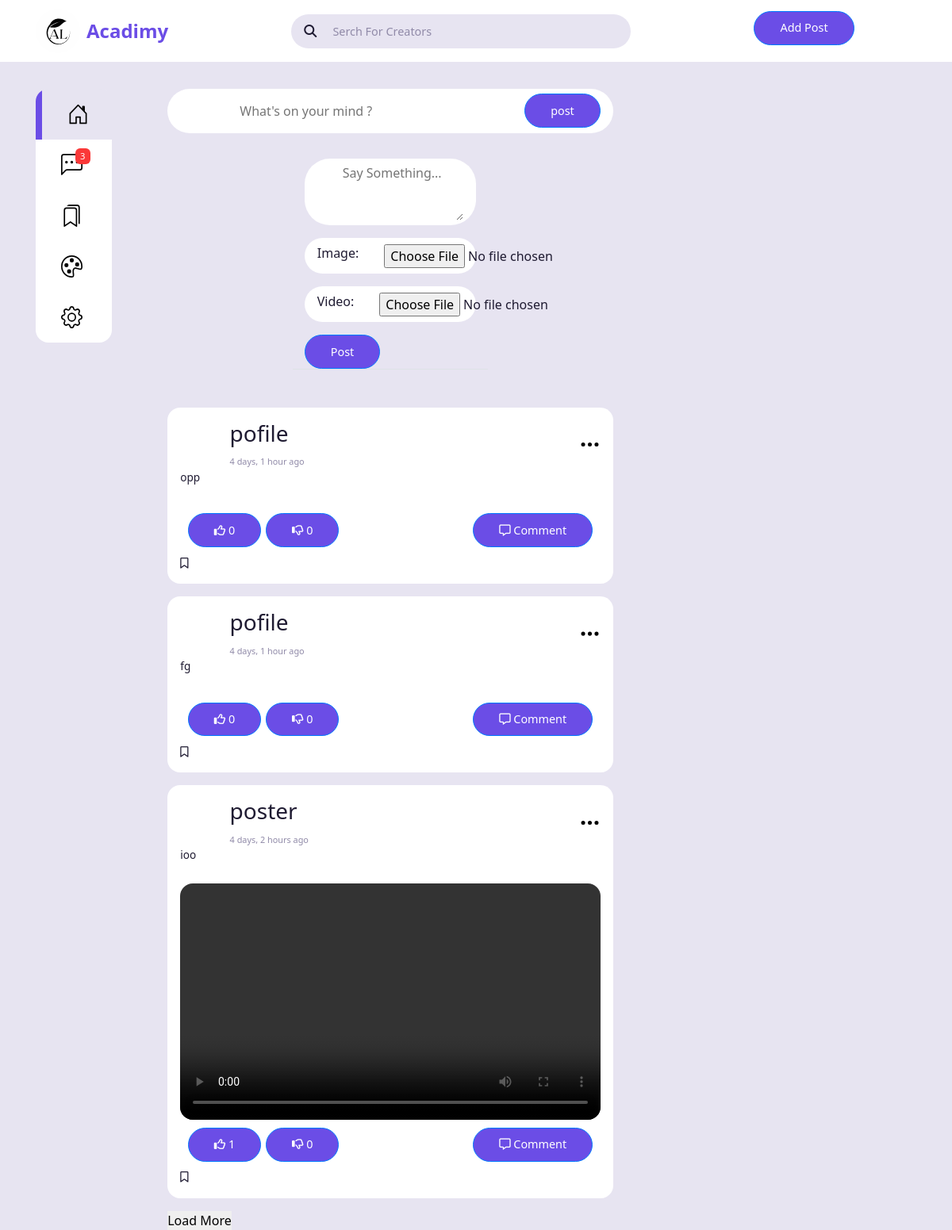
The page / (signed in) on the database its author committed.
### socialmedia/models.py (models this page shows)
class Post(models.Model):
    body = models.TextField()
    image = models.ImageField(upload_to='uploads/post_photos', blank=True, null=True)
    video = models.FileField(upload_to='uploads/post_videos', blank=True, null=True)
    created_on = models.DateTimeField(default=timezone.now)
    author = models.ForeignKey(settings.AUTH_USER_MODEL , on_delete=models.CASCADE)
    likes = models.ManyToManyField(settings.AUTH_USER_MODEL, blank=True, related_name='likes')
    dislikes = models.ManyToManyField(settings.AUTH_USER_MODEL, blank=True, related_name='dislikes')

### main/models.py (models this page shows, shortened)
class User(AbstractUser):
    ROLE_CHOICES = (
        ('student', 'Student'),
        ('teacher', 'Teacher'),
        ('admin', 'Admin'),
    )
    username = models.CharField(_('username'), max_length=150, unique=True)
    email = models.EmailField(_('email address'), unique=True)
    role = models.CharField(max_length=20, choices=ROLE_CHOICES, default='student')
    is_email_verified = models.BooleanField(default=False)
    profile_picture = models.ImageField(upload_to='uploads/profile_pictures', blank=True, null=True, default='uploads/profile_pictures/default.jpg')
    bio = models.TextField(blank=True, null=True)

### socialmedia/views.py (the view, shortened to what this page needs)
# urls.py: path("", social_views.post_list_view , name="post-list"),
@login_required
def post_list_view(request):
    posts = Post.objects.all().order_by('-created_on')
    paginator = Paginator(posts, 3)
    page_number = request.GET.get('page')
    page_obj = paginator.get_page(page_number)
    form = PostForm()
    user = User.objects.get(id=request.session["user_id"])
    userInformation = {
        "username": user.username,
        "email": user.email,
        "first_name": user.first_name,
        "last_name": user.last_name,
        "bio": user.bio,
        "profile_picture": user.profile_picture
    }
    context = {
        'post_list': page_obj,
        'form': form,
        'user': userInformation,
        'page_obj': page_obj
    }
    return render(request, 'socialmedia/post_list.html', context)

### socialmedia/forms.py
class PostForm(forms.ModelForm):
    body = forms.CharField(
        label='',
        widget=forms.Textarea(attrs={
            'rows': '3',
            'placeholder': 'Say Something...'
            }))
    image = forms.ImageField(required=False)
    video = forms.FileField(required=False)
    class Meta:
        model = Post
        fields = ['body', 'image', 'video']

### socialmedia/templates/socialmedia/post_list.html (shortened to what this page needs)
{% extends 'socialmedia/base.html' %}
{% load crispy_forms_tags %}
{% load static %}
{% block feeds %}
    <div class="row justify-content-center mt-3 mb-5">
        <div class="col-md-5 col-sm-12 border-bottom">
            <form method="post" enctype="multipart/form-data" class="post-input">
                {% for field in form %}
                <div class="mb-3 add-post ">
                    {{ field.label_tag }}
                    {% if field.widget.is_hidden %}
                        {{ field }}
                    {% elif field.widget.input_type == 'textarea' %}
                        <textarea class="form-control" style="width: 100%;" name="{{ field.name }}" id="{{ field.id_for_label }}">{{ field.value|default:'' }}</textarea>
                    {% else %}
                        {{ field }}
                    {% endif %}
                </div>
                {% endfor %}
                <button class="btn btn-primary" >Post</button>
            </form>
        </div>
    </div>
    {% for post in post_list %}
    <div class="feed" id="{{post.pk}}">
        <div class="feed-top">
            <div class="user">
                <div class="profile-picture">
                </div>
                <div class="info">
                    <h3>{{ post.author.username }}</h3>
                    <div class="time text-gry">
                        <small><span>{{ post.created_on|timesince }} ago</span></small>
                    </div>
                </div>
            </div>
            <span class="edit">
                <img src="{% static 'socialmedia/images/svg/three-dots.svg' %}">
            </span>
        </div>
        <div class="caption">
            <div class="title">{{ post.body }}</div>
        </div>
        <div class="video-post">
            {% if post.video %}
                <div class="embed-responsive embed-responsive-16by9">
                    <video controls class="embed-responsive-item">
                        <source src="{{ post.video.url }}" type="video/mp4">
                    </video>
                </div>
            {% endif %}
        </div>
        <div class="action-button">
                <div class="interaction-button">
                    <button  data-post-id="{{ post.pk }}" class="btn btn-primary like-button">
                        {% if user in post.likes.all %}
                            <i class="fas fa-thumbs-up"> </i>
                        {% else %}
                            <i class="far fa-thumbs-up"> </i>
                        {% endif %}
                        <span id="like-count">{{ post.likes.all.count }}</span>
                    </button>
                    <button  data-post-id="{{ post.pk }}" class="btn btn-primary dislike-button">
                        {% if user in post.dislikes.all %}
                            <i class="fas fa-thumbs-down"> </i>
                        {% else %}
                            <i class="far fa-thumbs-down"> </i>
                        {% endif %}
                        <span id="dislike-count">{{ post.dislikes.all.count }}</span>
                    </button>
                </div>
                <div class="comments">
                    <button class="btn btn-primary com-btn">
                        <i class="far fa-comment-alt"></i>
                        <span>Comment</span>
                    </button>
                </div>
        </div>
        <div class="bookmark">
            <i class="fa fa-bookmark"></i>
        </div>
    </div>
    {% endfor %}
    <div id="load-more-container">
        <button id="load-more-btn">Load More</button>
    </div>
{% endblock feeds %}

### socialmedia/templates/socialmedia/base.html (shortened to what this page needs)
<!DOCTYPE html>
<html lang="en">
<head>
    {% load static %}
    <link rel="stylesheet" href="https://cdnjs.bootstrapcdn.com/bootstrap/4.5.2/css/bootstrap.min.css">
    <link rel="stylesheet" href="{% static 'socialmedia/css/Style.css' %}">
    <link rel="stylesheet" href="{% static 'socialmedia/css/fontawesome-free-6.3.0-web/css/all.css' %}">
</head>
<body>
    <nav>
        <div class="container nav-container">
            <div class="logo">
                <img src="{% static 'socialmedia/images/logo.svg' %}" alt="">
                <span>Acadimy</span>
            </div>
            <div class="serch-bar">
                <i class="fa fa-search"></i>
                <input type="search" placeholder="Serch For Creators">
            </div>
            <div class="add-post">
                <label for="add-post" class="btn btn-primary mini-button">Add Post</label>
                <div class="profile-picture" id="my-profile-picture">
                </div>
            </div>
        </div>
    </nav>
    <main>
        <div class="container main-container">
            <div class="main-left">
                <aside>
                    <a class="menu-item active">
                        <span><img src="{% static 'socialmedia/images/svg/house-door.svg'%}" alt=""></span>
                    </a>
                    <a class="menu-item" href="{% url 'socialmedia:chat' %}" >
                        <span><img src="{% static 'socialmedia/images/svg/chat-left-dots.svg'%}" alt=""></span>
                        <small class="notfy-counter" id="notfyCoutner2">3</small>
                    </a>
                    <a class="menu-item" href="/classrooms">
                        <span><img src="{% static 'socialmedia/images/svg/bookmarks.svg'%}" alt=""></span>
                    </a>
                    <a class="menu-item" id="theme">
                        <span><img src="{% static 'socialmedia/images/svg/palette.svg'%}" alt=""></span>
                    </a>
                    <a class="menu-item">
                        <span><img src="{% static 'socialmedia/images/svg/gear.svg'%}" alt=""></span>
                    </a>
                </aside>
            </div>
            <div class="main-middle">
                <div class="middle-container">
                    <form class="add-post input-post">
                        <div class="profile-picture" id="my-profile-picture">
                        </div>
                        <input type="text" placeholder="What's on your mind ?" id="add-post">
                        <input type="submit" value="post" class="btn btn-primary">
                    </form>
                    <div class="feeds">
                        {% block feeds %}
                        {% endblock %}
                    </div>
                </div>
            </div>
        </div>
    </main>
</body>
</html>

### rows shown on the page
Post: author.username "pofile", created_on "4 days, 1 hour", body "opp", likes.all.count "0", dislikes.all.count "0"
Post: author.username "pofile", created_on "4 days, 1 hour", body "fg", likes.all.count "0", dislikes.all.count "0"
Post: author.username "poster", created_on "4 days, 2 hours", body "ioo", likes.all.count "1", dislikes.all.count "0"

### other values the page prints
{{ field.label_tag }} "Image:" "Video:"
